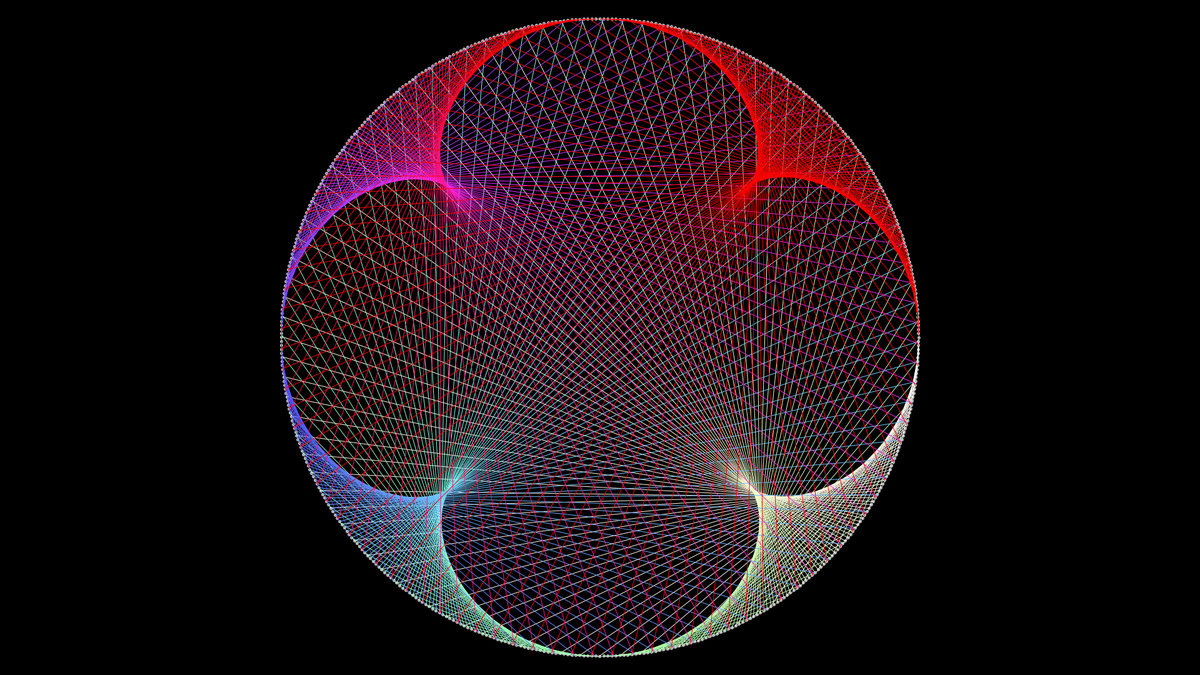
Frame 1 (no input)
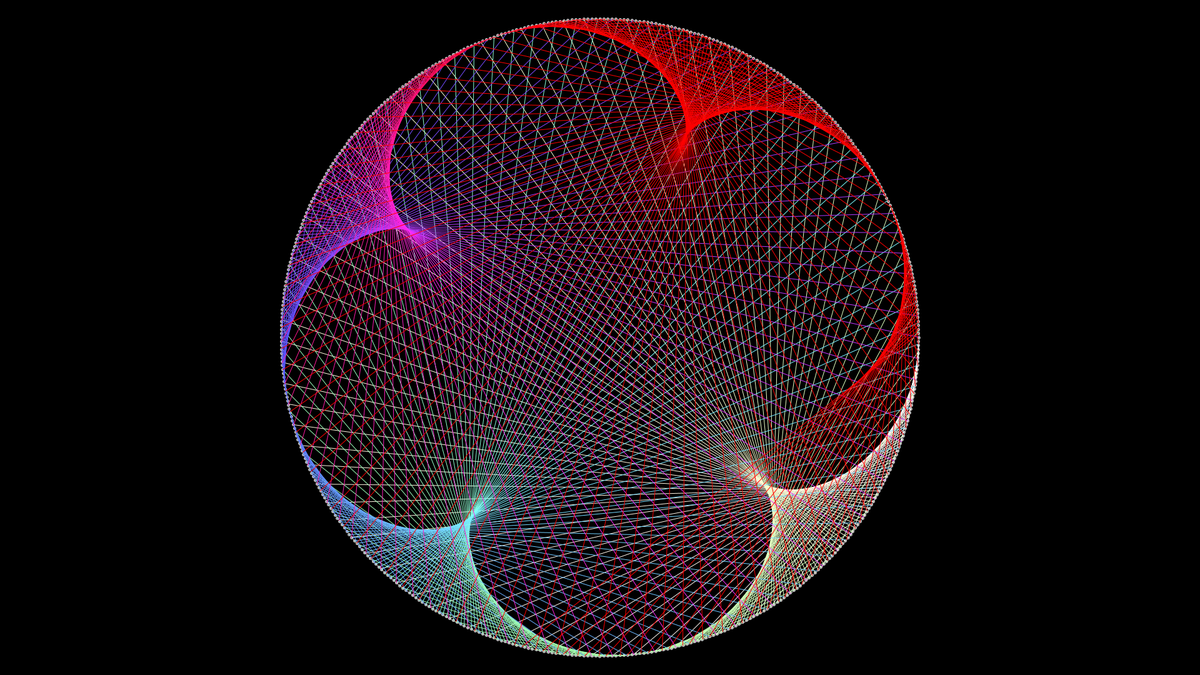
Frame 60 (the mouse pressed at the canvas centre just before this capture)
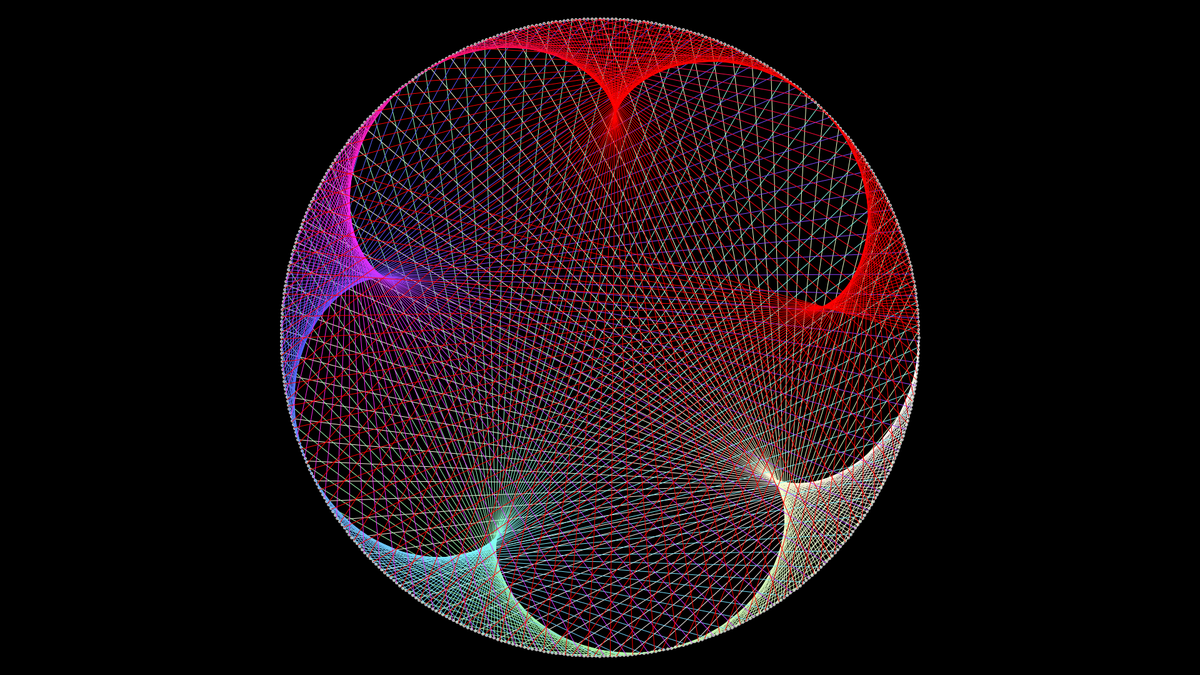
Frame 120 (the mouse held since frame 60 and released just before this capture)

The Processing sketch that drew these frames (run headless with seeded random() and noise(); from frame 60 on, the mouse is pressed at the canvas centre):

// Processing sketch: TimesTablesCircle
// ── TimesTablesCircle.pde
int total = 500;
float r;
boolean upDown = true;
float min = 5;
float diff = 10;
float max = min + diff;
float factor = min;
float growth = 0.005;
void setup()
{
  colorMode(HSB, 360);
  //fullScreen();
  size(1920, 1080);
  r = height/2 - 30;
  //frameRate(30);
}

PVector getVector(float index)
{
  float angle = map(index, 0, total, 0, TWO_PI);
  PVector v = PVector.fromAngle(angle);
  v.mult(r);
  return v;
}

float updateFactor(float factor)
{
  if (upDown)
  {
    factor += growth;
    if (factor >= max)
    {
      upDown = !upDown;
    }
  } else
  {
    factor -= growth * 2;
    if (factor <= min)
    {
      upDown = !upDown;
    }
  }
  return factor;
}

void draw()
{
  background(0);
  //float factor = mouseX / (float) 10;
  //float factor = 10;
  factor = updateFactor(factor);
  //println(factor);
  //float total =

  translate(width/2, height/2);
  stroke(255);
  noFill();
  circle(0, 0, r*2);

  for (int i =0; i < total; i++)
  {
    PVector v = getVector(i);

    fill(255);
    circle(v.x, v.y, 4);
  }

  for (int i = 0; i < total; i ++)
  {

    stroke(i, i, 360);
    strokeWeight(1);
    PVector a = getVector(i);
    PVector b = getVector(i * factor);
    line(a.x, a.y, b.x, b.y);
  }
}
